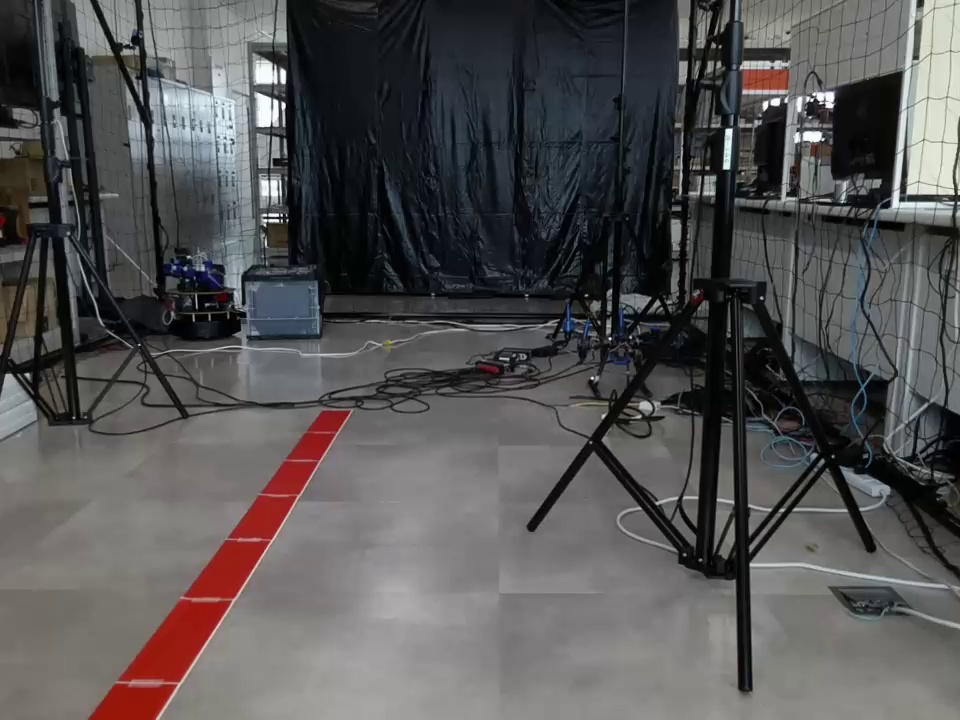
#> input picture img/captured_image1.jpg, 960 x 720 px, found by its file name
$ python check_red_center.py
#> lines starting #> are read from the running program, lines starting #| are printed output that depends on the picture; after the words box and inside, x2 and y2 are one past the last pixel; in counts of white or black regions, pixels touching at a corner belong together; long printed decimals are rounded
import cv2
import numpy as np
import matplotlib.pyplot as plt


def binarization(image_path):
    # 画像を読み込む
    image = cv2.imread(image_path)
#> image is the input picture: shape (720, 960, 3); mean B, G, R 84.1, 83.8, 85.3

    # BGRからHSVに変換
    hsv = cv2.cvtColor(image, cv2.COLOR_BGR2HSV)
#> hsv: shape (720, 960, 3); mean H, S, V 75.5, 37.8, 89.3

    # 赤色の範囲を定義（赤色は2つの範囲をカバーするため、2つのマスクを作成）
    lower_red = np.array([0, 100, 100])
    upper_red = np.array([10, 255, 255])
    lower_red2 = np.array([160, 100, 100])
    upper_red2 = np.array([180, 255, 255])

    # 赤色のマスクを作成
    mask1 = cv2.inRange(hsv, lower_red, upper_red)
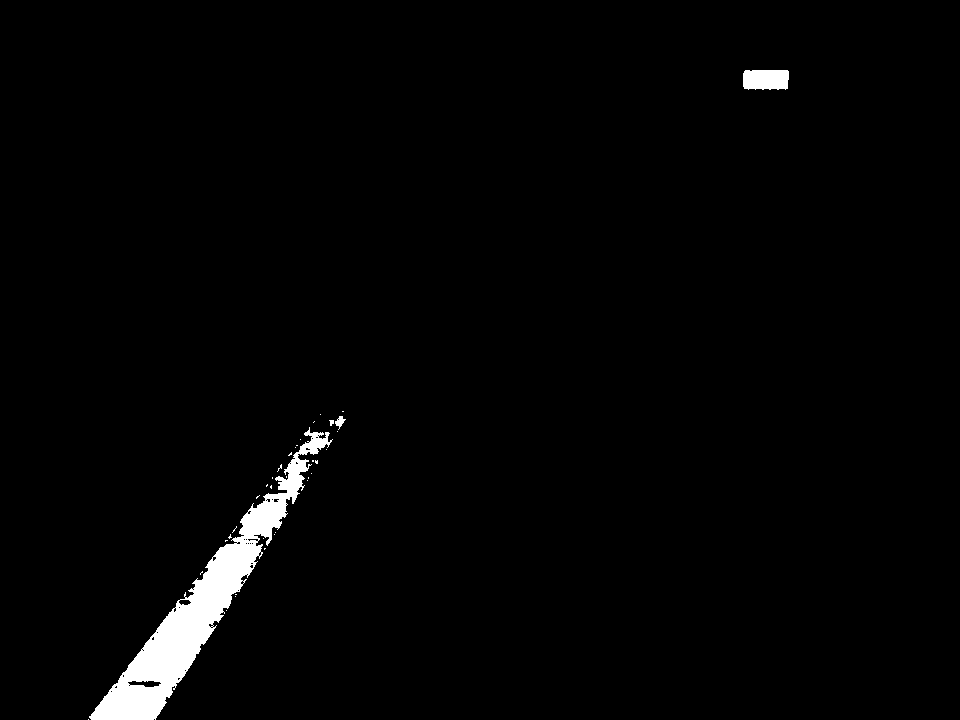
#> mask1: shape (720, 960); 1.9% white; 36 white regions (32 under 20 px), largest, box (x1, y1, x2, y2) and area: (89, 427, 333, 720) 12323, (743, 70, 789, 90) 865, (335, 416, 346, 430) 72, (329, 420, 334, 426) 21
    mask2 = cv2.inRange(hsv, lower_red2, upper_red2)
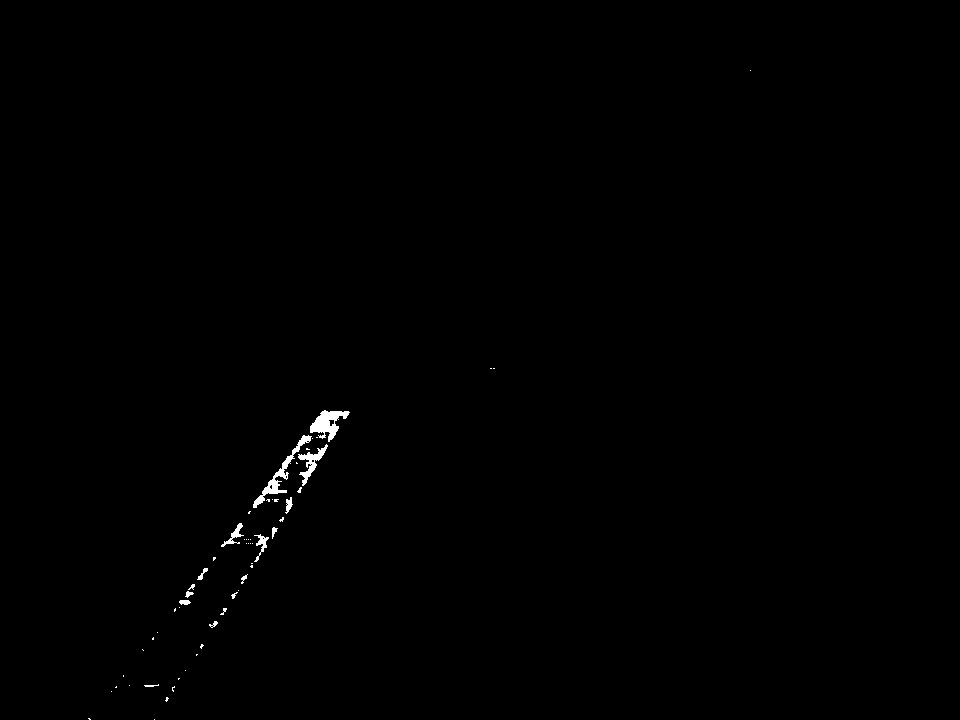
#> mask2: shape (720, 960); 0.35% white; 58 white regions (42 under 20 px), largest, box (x1, y1, x2, y2) and area: (253, 435, 312, 508) 604, (310, 410, 350, 442) 602, (298, 444, 328, 486) 363
    mask = cv2.bitwise_or(mask1, mask2)
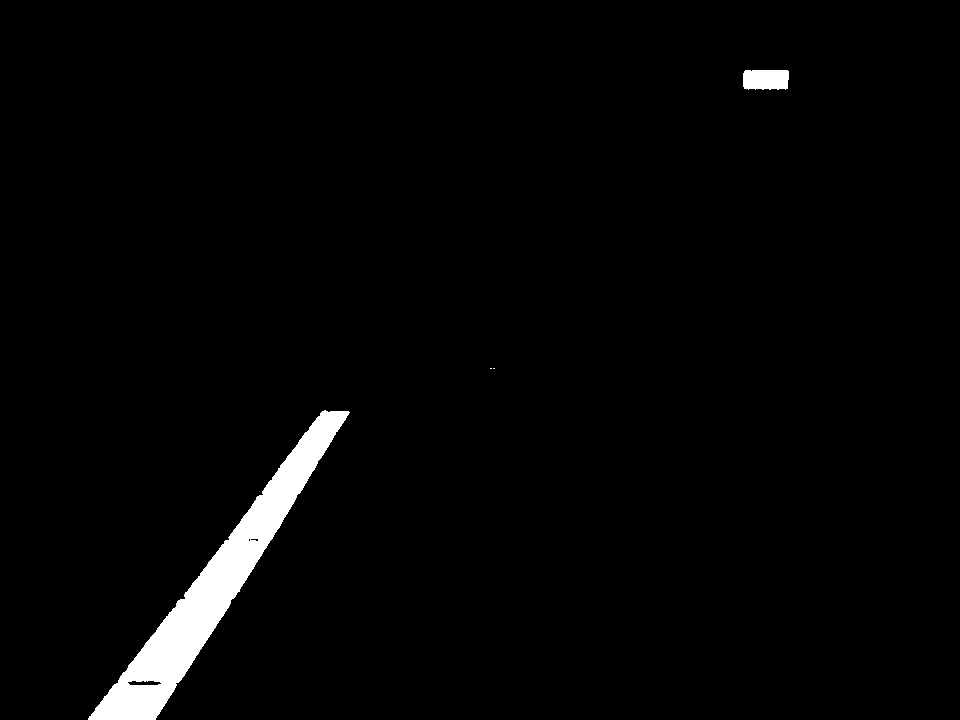
#> mask: shape (720, 960); 2.3% white; 4 white regions (2 under 20 px), largest, box (x1, y1, x2, y2) and area: (88, 410, 350, 720) 14922, (743, 70, 789, 90) 866

    # マスクを適用して赤い部分を抽出
    result = cv2.bitwise_and(image, image, mask=mask)
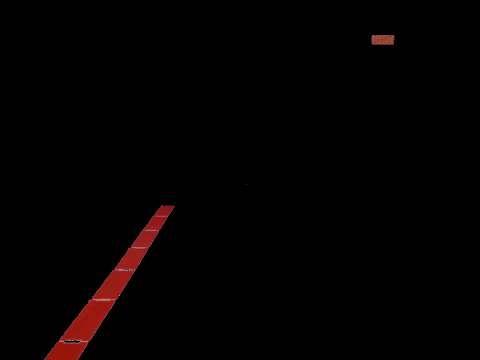
#> result: shape (720, 960, 3) (shown at 1/2 size); mean B, G, R 0.7, 0.8, 3.4

    gray_image = cv2.cvtColor(result, cv2.COLOR_BGR2GRAY)
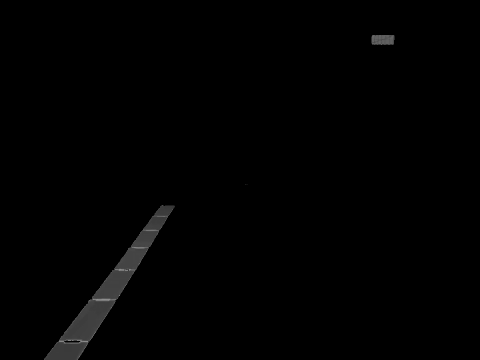
#> gray_image: shape (720, 960) (shown at 1/2 size); min 0, max 165, mean 1.6
    _, binary_image = cv2.threshold(gray_image, 1, 255, cv2.THRESH_BINARY)

    return image, binary_image


def remove_noise(binary_image, cell_size, threshold):
#> called with cell_size = 6, threshold = 0.7
    height, width = binary_image.shape[:2]
    for y in range(0, height, cell_size):
        for x in range(0, width, cell_size):
            cell = binary_image[y:y+cell_size, x:x+cell_size]
            red_pixels = np.sum(cell == 255)
            total_pixels = cell.size
            red_ratio = red_pixels / total_pixels

            if red_ratio < threshold:
                binary_image[y:y+cell_size, x:x+cell_size] = 0
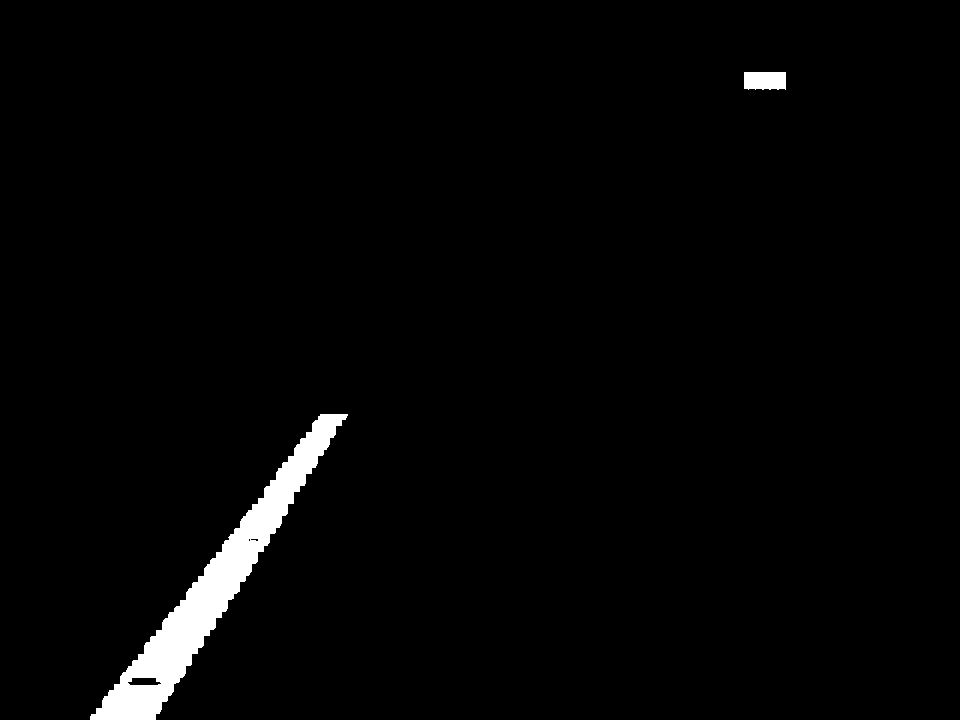
#> binary_image: shape (720, 960); 2.1% white; 2 white regions, box (x1, y1, x2, y2) and area: (90, 414, 348, 720) 13794, (744, 72, 786, 90) 723

    return binary_image


def group_coordinates(x_coords, y_coords, step):
    grouped_y_coords = []
    grouped_x_coords = []

    for y in range(0, max(y_coords) + step, step):
        mask = (y_coords >= y) & (y_coords < y + step)
        if np.any(mask):
            avg_y = np.mean(y_coords[mask])
            avg_x = np.mean(x_coords[mask])
            grouped_y_coords.append(avg_y)
            grouped_x_coords.append(avg_x)

    return np.array(grouped_x_coords), np.array(grouped_y_coords)


def remove_isolated_points(grouped_x_coords, grouped_y_coords, radius):
    filtered_x_coords = []
    filtered_y_coords = []
    for i in range(len(grouped_x_coords)):
        x = grouped_x_coords[i]
        y = grouped_y_coords[i]
        # 周囲の点をチェック
        distances = np.sqrt((grouped_x_coords - x) ** 2 + (grouped_y_coords - y) ** 2)
        # 半径内に他の点があるかチェック
        if np.sum((distances < radius) & (distances > 0)) >= 2:   # 2こ以上ならok
            filtered_x_coords.append(x)
            filtered_y_coords.append(y)
    return np.array(filtered_x_coords), np.array(filtered_y_coords)


def center_least_squares(filtered_x_coords, filtered_y_coords):
    if len(filtered_x_coords) > 0:
        # 重心を計算
        cx = np.mean(filtered_x_coords)
        cy = np.mean(filtered_y_coords)

        # 最小二乗法
        A = np.vstack([filtered_x_coords, np.ones(len(filtered_x_coords))]).T
        m, _ = np.linalg.lstsq(A, filtered_y_coords, rcond=None)[0]
        m = -m

        # デバッグ用のプリント文
        print("(m):", m)
        print("(cx):", cx)
        print("(cy):", cy)

        return cx, cy, m
    return None, None, None


def plot_results(original_image, binary_image, denoised_image, cx, cy, m, filtered_x_coords, filtered_y_coords):
    fig, axes = plt.subplots(1, 3, figsize=(18, 6), constrained_layout=True)

    # 元画像を表示
    axes[0].imshow(cv2.cvtColor(original_image, cv2.COLOR_BGR2RGB))
    axes[0].set_title('Original Image')
    axes[0].axis('off')  # 軸を表示しない

    # 二値化画像を表示
    axes[1].imshow(binary_image, cmap='gray')
    axes[1].set_title('Binary Image')
    axes[1].axis('off')  # 軸を表示しない

    # ノイズ除去後の画像を表示
    axes[2].imshow(denoised_image, cmap='gray')
    axes[2].set_title('Denoised Image')
    axes[2].axis('off')  # 軸を表示しない

    if cx is not None and cy is not None:
        for ax in axes:
            ax.plot(filtered_x_coords, filtered_y_coords, 'bo')  # グループ化された座標をプロット
            ax.plot(cx, cy, 'ro')  # 重心を赤い点でプロット

    plt.show()


# テスト用の画像パスを設定
image_path = r'C:\Users\daiko\drone\img\captured_image1.jpg'
# image_path = r'C:\Users\daiko\drone\img\redLine_test\redLine150_1.jpg'

# 二値化を行う
original_image, binary_image = binarization(image_path)

# ノイズ除去を行う
denoised_image = remove_noise(binary_image.copy(), 6, 0.7)   # 数値の入力はcell_size, 閾値

# 白いピクセルの座標を抽出
y_coords, x_coords = np.where(denoised_image == 255)
#> y_coords = 14517 values from 72 to 719; x_coords = 14517 values, max 785 at index 41, min 90 at index 14253, mean 241.1

# 残った点をグループ化
grouped_x_coords, grouped_y_coords = group_coordinates(x_coords, y_coords, 20)   # 数値の入力はstep数
#> the loop in group_coordinates, `for y in range(0, max(y_coords) + step, step):` made 37 passes
#> (avg_y, avg_x) on passes 4, 5, 21, 22, 23, 24, 25, 26: (75.5, 764.5), (84.12, 764.6), (416.5, 332.3), (429.6, 322.6), (449.4, 309.4), (469.3, 295.5), (489.3, 282), (509.8, 268.1)
#> after the loop in group_coordinates, `for y in range(0, max(y_coords) + step, step):`: grouped_x_coords = [764.5, 764.6, 332.3, 322.6, 309.4, 295.5, 282, 268.1, 255.2, 240.9, 227.4, 213.4, 198.4, 184.3, 170.3, 156.4, 141.5, 128]; grouped_y_coords = [75.5, 84.12, 416.5, 429.6, 449.4, 469.3, 489.3, 509.8, 529.4, 549.5, 569.5, 589.5, 609.7, 629.5, 649.4, 669.2, 690.7, 709.6]
#> grouped_x_coords = 18 values, max 764.6 at index 1, min 128 at index 17, mean 291.9; grouped_y_coords = 18 values from 75.5 to 709.6

# 孤立した点を削除
filtered_x_coords, filtered_y_coords = remove_isolated_points(grouped_x_coords, grouped_y_coords, 40)   # 数値の入力は半径
#> the loop in remove_isolated_points, `for i in range(len(grouped_x_coords)):` made 18 passes
#> (x, y) on passes 1 to 8: (764.5, 75.5), (764.6, 84.12), (332.3, 416.5), (322.6, 429.6), (309.4, 449.4), (295.5, 469.3), (282, 489.3), (268.1, 509.8)
#> after the loop in remove_isolated_points, `for i in range(len(grouped_x_coords)):`: filtered_x_coords = [322.6, 309.4, 295.5, 282, 268.1, 255.2, 240.9, 227.4, 213.4, 198.4, 184.3, 170.3, 156.4, 141.5]; filtered_y_coords = [429.6, 449.4, 469.3, 489.3, 509.8, 529.4, 549.5, 569.5, 589.5, 609.7, 629.5, 649.4, 669.2, 690.7]

# 最小二乗法と重心を計算
cx, cy, m = center_least_squares(filtered_x_coords, filtered_y_coords)
#> in center_least_squares, `cx = np.mean(filtered_x_coords)`: cx = 233.2
#> in center_least_squares, `cy = np.mean(filtered_y_coords)`: cy = 559.6
#> in center_least_squares, `A = np.vstack([filtered_x_coords, np.ones(len(filtered_x_coords))]).T`: A = 14 rows, first 8: [322.6, 1], [309.4, 1], [295.5, 1], [282, 1], [268.1, 1], [255.2, 1], [240.9, 1], [227.4, 1]
#> in center_least_squares, `m, _ = np.linalg.lstsq(A, filtered_y_coords, rcond=None)[0]`: m = -1.44
#> in center_least_squares, `m = -m`: m = 1.44
#| (m): 1.439
#| (cx): 233.235
#| (cy): 559.553
#> cx = 233.2; cy = 559.6; m = 1.44

# 結果をプロット
plot_results(original_image, binary_image, denoised_image, cx, cy, m, filtered_x_coords, filtered_y_coords)
#> in plot_results, `plt.show()`:
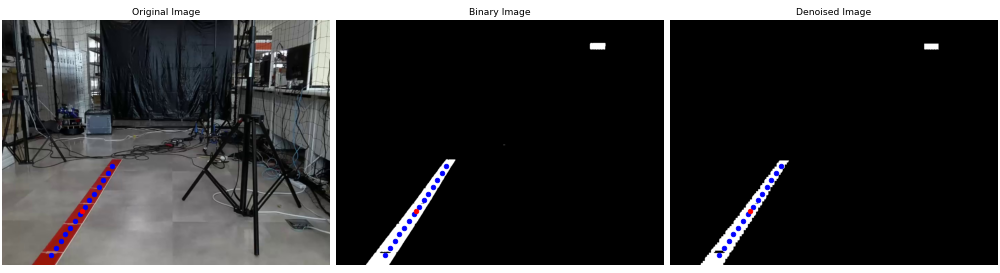
#> figure drawn by matplotlib, 3 panels

$ run again, with img/redLine_test/redLine150_1.jpg copied over img/captured_image1.jpg
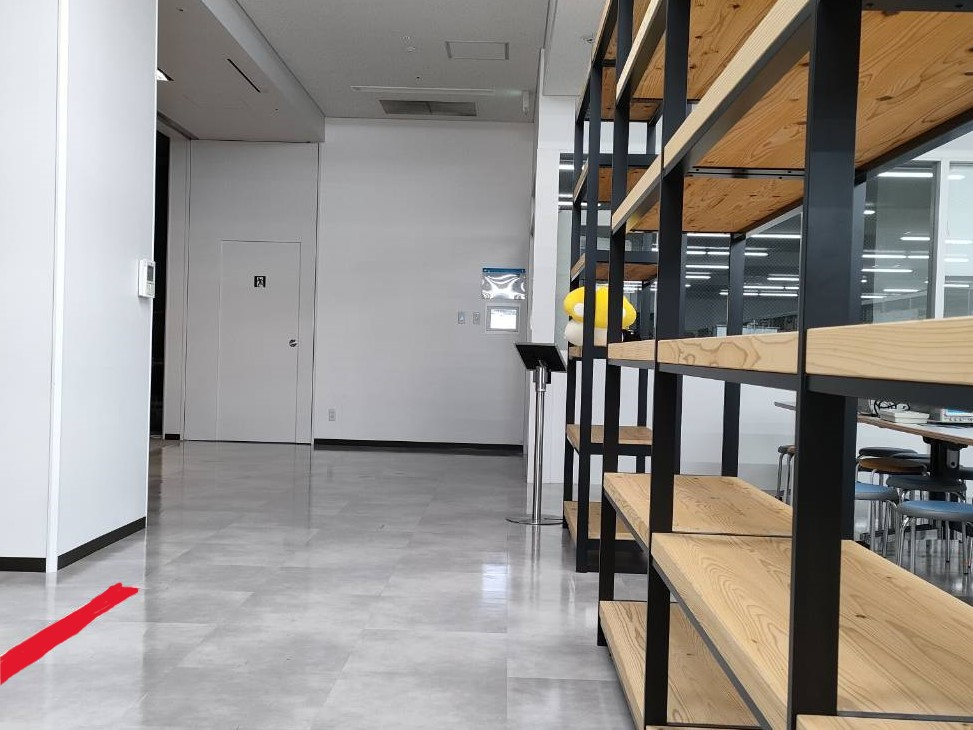
#> input picture img/redLine_test/redLine150_1.jpg, 973 x 730 px, found by its file name
#> in binarization, image is the input picture: shape (730, 973, 3); mean B, G, R 137.8, 142.2, 147.3
#> hsv: shape (730, 973, 3); mean H, S, V 80.8, 33.5, 151.2
#> in binarization, `mask1 = cv2.inRange(hsv, lower_red, upper_red)`:
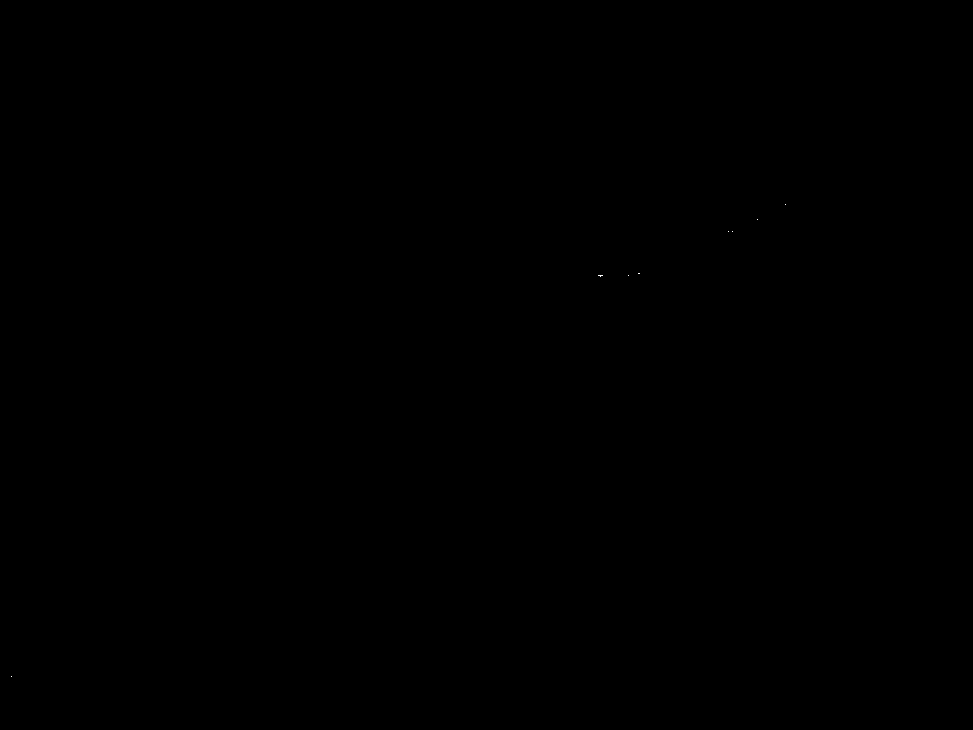
#> mask1: shape (730, 973); 0% white in thin lines or dots, all inside (x1, y1, x2, y2) = (11, 204, 786, 677)
#> mask2: shape (730, 973); 0.44% white; 1 white region, box (x1, y1, x2, y2) and area: (0, 582, 138, 684) 3143
#> mask: shape (730, 973); 0.44% white; 8 white regions (7 under 20 px), largest, box (x1, y1, x2, y2) and area: (0, 582, 138, 684) 3144
#> y_coords = 2716 values from 582 to 683; x_coords = 2716 values, max 137 at index 56, min 0 at index 2180, mean 58.91
#> the loop in group_coordinates, `for y in range(0, max(y_coords) + step, step):` made 36 passes
#> (avg_y, avg_x) on passes 30 to 35: (592.9, 116.7), (609.3, 92.73), (629.8, 61.4), (649.8, 30.1), (667.1, 11.22), (681.2, 2.05)
#> after the loop in group_coordinates, `for y in range(0, max(y_coords) + step, step):`: grouped_x_coords = [116.7, 92.73, 61.4, 30.1, 11.22, 2.05]; grouped_y_coords = [592.9, 609.3, 629.8, 649.8, 667.1, 681.2]
#> `grouped_x_coords, grouped_y_coords = group_coordinates(x_coords, y_coo..`: grouped_x_coords = [116.7, 92.73, 61.4, 30.1, 11.22, 2.05]; grouped_y_coords = [592.9, 609.3, 629.8, 649.8, 667.1, 681.2]
#> the loop in remove_isolated_points, `for i in range(len(grouped_x_coords)):` made 6 passes
#> (x, y, distances) on passes 1 to 6: (116.7, 592.9, [0, 29.04, 66.49, 103.7, 129, 144.7]), (92.73, 609.3, [29.04, 0, 37.45, 74.62, 99.94, 115.8]), (61.4, 629.8, [66.49, 37.45, 0, 37.17, 62.53, 78.54]), (30.1, 649.8, [103.7, 74.62, 37.17, 0, 25.58, 42.09]), (11.22, 667.1, [129, 99.94, 62.53, 25.58, 0, 16.84]), (2.05, 681.2, [144.7, 115.8, 78.54, 42.09, 16.84, 0])
#> after the loop in remove_isolated_points, `for i in range(len(grouped_x_coords)):`: filtered_x_coords = [92.73, 61.4, 30.1, 11.22]; filtered_y_coords = [609.3, 629.8, 649.8, 667.1]
#> `filtered_x_coords, filtered_y_coords = remove_isolated_points(grouped_..`: filtered_x_coords = [92.73, 61.4, 30.1, 11.22]; filtered_y_coords = [609.3, 629.8, 649.8, 667.1]
#> in center_least_squares, `cx = np.mean(filtered_x_coords)`: cx = 48.87
#> in center_least_squares, `cy = np.mean(filtered_y_coords)`: cy = 639
#> A = [[92.73, 1], [61.4, 1], [30.1, 1], [11.22, 1]]
#> in center_least_squares, `m, _ = np.linalg.lstsq(A, filtered_y_coords, rcond=None)[0]`: m = -0.696
#> in center_least_squares, `m = -m`: m = 0.696
#| (m): 0.6963
#| (cx): 48.866
#| (cy): 638.990
#> `cx, cy, m = center_least_squares(filtered_x_coords, filtered_y_coords)`: cx = 48.87; cy = 639; m = 0.696
#> in plot_results, `plt.show()`:
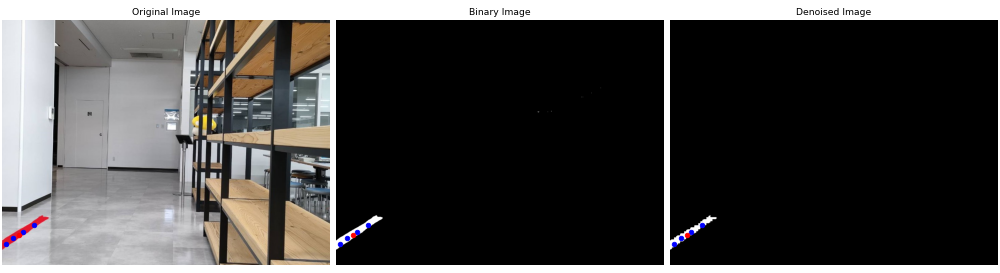
#> figure drawn by matplotlib, 3 panels
